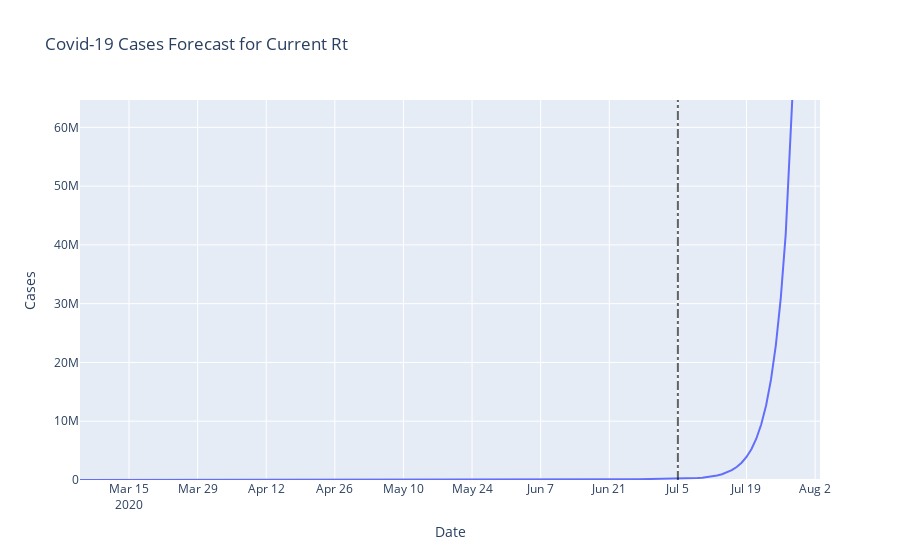

The cell this chart's notebook holds for it:
### Code cell
fig6 = px.line(current_forecast, x='Date', y='Cases',
               range_y=[0, max_future],
               title='Covid-19 Cases Forecast for Current Rt')
fig6.update_traces(hovertemplate=None)
fig6.update_layout(hovermode="x")

fig6.add_shape(
    type="line",
    xref="x",
    yref="y",
    x0=X2,
    y0=0,
    x1=X2,
    y1=max_future,
    opacity=0.6,
    line=dict(
        color="Black",
        width=2,
        dash='dashdot'
))

fig6.show()

### Figure 1 — Plotly figure (JSON) as saved in the notebook; plotly's stock layout.template omitted (floating-point values rounded to 4 significant figures; data arrays with more than 128 entries replaced by an {"elided": "..."} marker saying what was removed)
{"data": [{"legendgroup": "", "line": {"color": "#636efa", "dash": "solid"}, "mode": "lines", "name": "", "showlegend": false, "type": "scatter", "x": {"elided": "150 str values"}, "xaxis": "x", "y": {"elided": "150 float values"}, "yaxis": "y"}], "layout": {"hovermode": "x", "legend": {"tracegroupgap": 0}, "shapes": [{"line": {"color": "Black", "dash": "dashdot", "width": 2}, "opacity": 0.6, "type": "line", "x0": "2020-07-05", "x1": "2020-07-05", "xref": "x", "y0": 0, "y1": 64650000.0, "yref": "y"}], "title": {"text": "Covid-19 Cases Forecast for Current Rt"}, "xaxis": {"anchor": "y", "domain": [0, 1], "title": {"text": "Date"}}, "yaxis": {"anchor": "x", "domain": [0, 1], "range": [0, 64650000.0], "title": {"text": "Cases"}}}}
